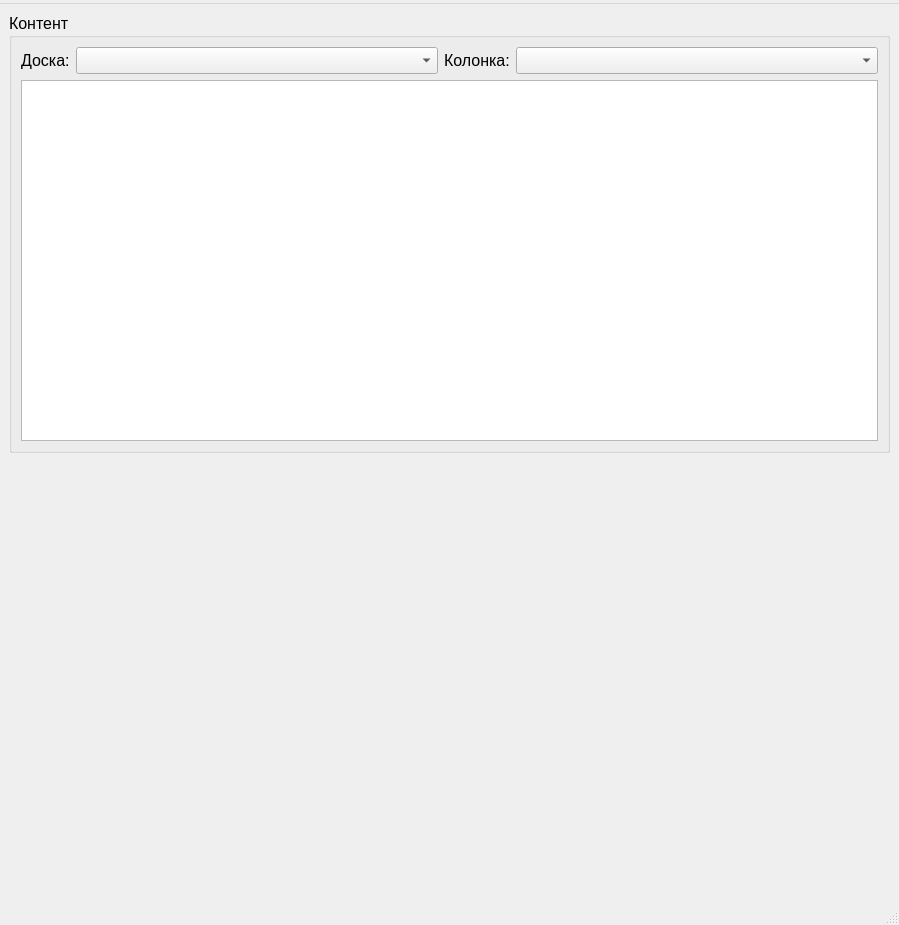
<?xml version="1.0" encoding="UTF-8"?>
<ui version="4.0">
 <class>Window</class>
 <widget class="QMainWindow" name="Window">
  <property name="geometry">
   <rect>
    <x>0</x>
    <y>0</y>
    <width>899</width>
    <height>925</height>
   </rect>
  </property>
  <property name="font">
   <font>
    <pointsize>12</pointsize>
   </font>
  </property>
  <property name="windowTitle">
   <string>DoIt</string>
  </property>
  <widget class="QWidget" name="centralwidget">
   <layout class="QGridLayout" name="gridLayout_3">
    <item row="0" column="0">
     <layout class="QVBoxLayout" name="graphicsLayout">
      <item>
       <widget class="QGroupBox" name="groupBox">
        <property name="title">
         <string>Контент</string>
        </property>
        <layout class="QGridLayout" name="gridLayout">
         <item row="0" column="2">
          <widget class="QLabel" name="label_2">
           <property name="sizePolicy">
            <sizepolicy hsizetype="Fixed" vsizetype="Preferred">
             <horstretch>0</horstretch>
             <verstretch>0</verstretch>
            </sizepolicy>
           </property>
           <property name="text">
            <string>Колонка:</string>
           </property>
          </widget>
         </item>
         <item row="0" column="3">
          <widget class="QComboBox" name="columnInput"/>
         </item>
         <item row="0" column="1">
          <widget class="QComboBox" name="boardInput"/>
         </item>
         <item row="0" column="0">
          <widget class="QLabel" name="label">
           <property name="sizePolicy">
            <sizepolicy hsizetype="Fixed" vsizetype="Preferred">
             <horstretch>0</horstretch>
             <verstretch>0</verstretch>
            </sizepolicy>
           </property>
           <property name="text">
            <string>Доска:</string>
           </property>
          </widget>
         </item>
         <item row="1" column="0" colspan="4">
          <widget class="QListWidget" name="listWidget"/>
         </item>
        </layout>
       </widget>
      </item>
      <item>
       <spacer name="verticalSpacer_2">
        <property name="orientation">
         <enum>Qt::Vertical</enum>
        </property>
        <property name="sizeHint" stdset="0">
         <size>
          <width>20</width>
          <height>40</height>
         </size>
        </property>
       </spacer>
      </item>
     </layout>
    </item>
   </layout>
  </widget>
  <widget class="QStatusBar" name="statusBar"/>
  <widget class="QMenuBar" name="menuBar">
   <property name="geometry">
    <rect>
     <x>0</x>
     <y>0</y>
     <width>899</width>
     <height>24</height>
    </rect>
   </property>
   <widget class="QMenu" name="menu">
    <property name="title">
     <string/>
    </property>
    <property name="name" stdset="0">
     <string>Файл</string>
    </property>
    <addaction name="action"/>
   </widget>
   <addaction name="menu"/>
  </widget>
  <action name="action">
   <property name="text">
    <string>Выход</string>
   </property>
  </action>
 </widget>
 <resources/>
 <connections/>
</ui>
